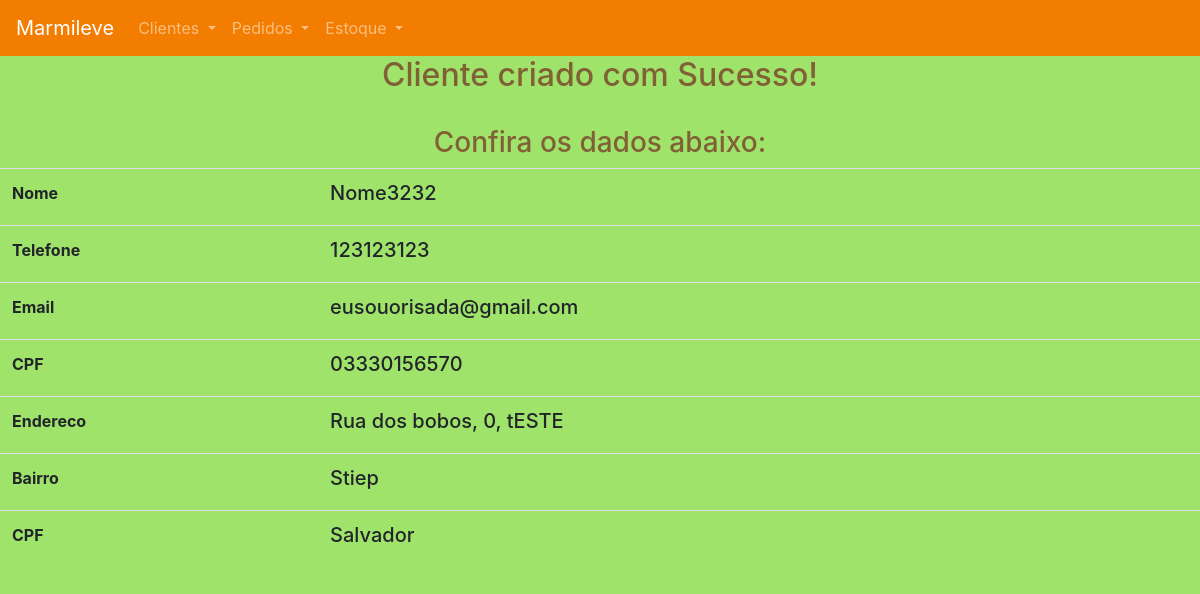
The page /cliente/cliente_create/16/endereco_create/cliente_success/ on the database as committed earlier.
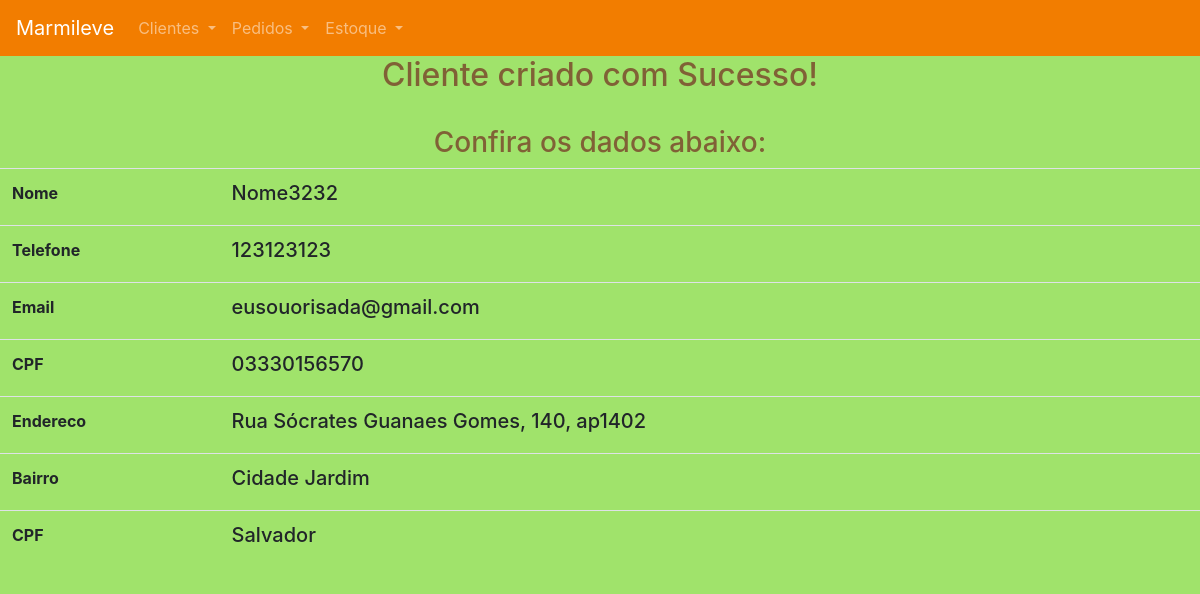
The same page on the database as committed later.
### sitemarmileve/models.py (models this page shows, shortened)
class Endereco(models.Model):
    cliente = models.ForeignKey(Cliente, on_delete=models.CASCADE)
    endereco =models.CharField(max_length=200)
    numero = models.SmallIntegerField()
    complemento = models.CharField(max_length=200)
    bairro = models.CharField(max_length=200)
    cidade = models.CharField(max_length=200)
    endereco_ativo = models.BooleanField()

### sitemarmileve/views.py (the view)
# urls.py: path('cliente/cliente_create/<int:id>/endereco_create/cliente_success/', cliente_success),
def cliente_success(request, id):
    obj_cliente = get_object_or_404(Cliente, pk=id)
    obj_endereco = Endereco.objects.filter(cliente_id=id).order_by('-id')[0]
    template_name = 'sitemarmileve/cliente_success.html'
    return render(request, template_name, {'obj_cliente': obj_cliente, 'obj_endereco': obj_endereco})

### sitemarmileve/templates/sitemarmileve/cliente_success.html
{% extends 'sitemarmileve/base.html' %}
{% block content %}
<body style="background-color: #a0e36b">
<div class="container-fluid">
    <h2 class="text-center" style="color:#806136">Cliente criado com Sucesso!</h2>
</div>
<br>
<div class="container-fluid">
    <h3 class="text-center" style="color:#806136">Confira os dados abaixo:</h3>
</div>
<table class="table">
    <tbody>
        <tr>
          <th>Nome</th>
            <td><h5>{{ obj_cliente.nome }}</h5></td>
        </tr>
        <tr>
          <th>Telefone</th>
            <td><h5>{{ obj_cliente.telefone }}</h5></td>
        </tr>
        <tr>
          <th>Email</th>
            <td><h5>{{ obj_cliente.email }}</h5></td>
        </tr>
        <tr>
          <th>CPF</th>
            <td><h5>{{ obj_cliente.cpf }}</h5></td>
        </tr>
        <tr>
          <th>Endereco</th>
            <td><h5>{{ obj_endereco.endereco }}, {{ obj_endereco.numero }}, {{ obj_endereco.complemento}}</h5></td>
        </tr>
        <tr>
          <th>Bairro</th>
            <td><h5>{{ obj_endereco.bairro }}</h5></td>
        </tr>
        <tr>
          <th>CPF</th>
            <td><h5>{{ obj_endereco.cidade }}</h5></td>
        </tr>
    </tbody>
</table>
</body>
{% endblock %}

Rows that differ between the two databases and show on the page:
changed Endereco "Salvador": endereco "Rua dos bobos" → "Rua Sócrates Guanaes Gomes"; numero "0" → "140"; complemento "tESTE" → "ap1402"; bairro "Stiep" → "Cidade Jardim"
